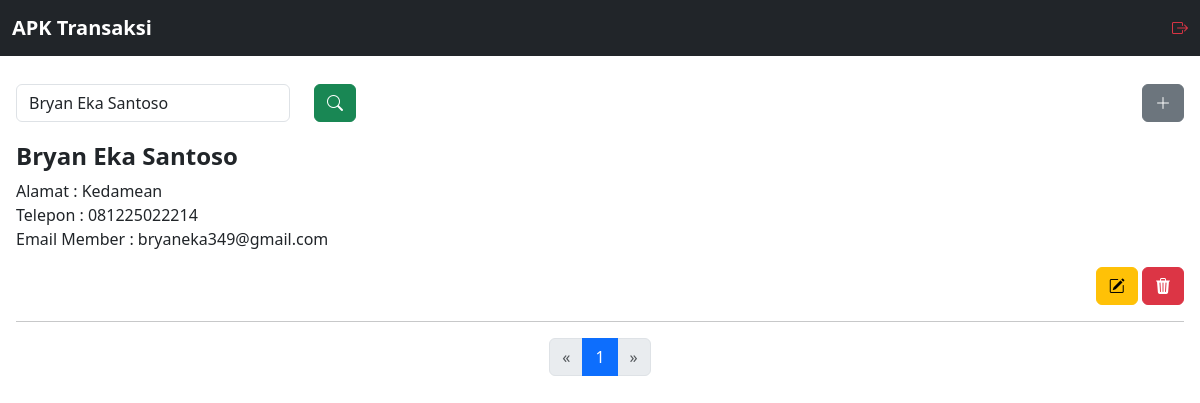
/pelanggan.php?myInput=Bryan Eka Santoso (signed in), run on the app's committed database.
### tables this page shows
CREATE TABLE `member` (
  `id_member` int NOT NULL,
  `nama_member` varchar(99) NOT NULL,
  `alamat_member` varchar(99) DEFAULT NULL,
  `telepon_member` varchar(25) DEFAULT NULL,
  `email_member` varchar(99) DEFAULT NULL
);

### pelanggan.php (the view, shortened to what this page needs)
<?php
require 'backend/function.php';
$recordsPerPage = 2;
$currentPage = 1;
$myInput = '';
if (isset($_GET['myInput'])) {
    $myInput = $_GET['myInput'];
}
$offset = ($currentPage - 1) * $recordsPerPage;
$stmt = mysqli_prepare($conn, "SELECT * FROM member WHERE nama_member LIKE ? ORDER BY id_member DESC LIMIT ?, ?");
$searchParam = "%" . $myInput . "%";
mysqli_stmt_bind_param($stmt, "sii", $searchParam, $offset, $recordsPerPage);
mysqli_stmt_execute($stmt);
$get = mysqli_stmt_get_result($stmt);
$totalRecords = mysqli_num_rows(mysqli_query($conn, "SELECT id_member FROM member WHERE nama_member LIKE '%$myInput%'"));
$totalPages = ceil($totalRecords / $recordsPerPage);
?>
<!DOCTYPE html>
<html lang="en">
  <head>
    <link href="https://cdn.jsdelivr.net/npm/bootstrap@5.3.2/dist/css/bootstrap.min.css" rel="stylesheet" />
    <link rel="stylesheet" href="https://cdn.jsdelivr.net/npm/bootstrap-icons@1.11.1/font/bootstrap-icons.css" />
    <link rel="stylesheet" href="assets/style.css">
  </head>
  <body>
  <?php
    include 'nav.php';
    ?>
    <div class="container-fluid content">
      <div class="row">
        <div class="col-md-3">
        <form action="" method="get">
           <input type="search" class="form-control my-1" name="myInput" value="<?= $myInput ?>" autocomplete="off" placeholder="Cari">
        </div>
        <div class="col-md-9">
          <button type="submit" class="btn btn-success my-1">
            <i class="bi bi-search"></i>
          </button>
          <button type="button" class="btn btn-secondary my-1 float-end" data-bs-toggle="modal" data-bs-target="#PelangganAddModal">
            <i class="bi bi-plus-lg"></i>
                  </button>
        </div>
        </div>
        <div class="row mt-3">
        <div class="col-12">
        <?php
while($pl=mysqli_fetch_assoc($get)){
    $nama_member = $pl['nama_member'];
    $alamat_member = $pl['alamat_member'];
    $telepon_member = $pl['telepon_member'];
    $email_member = $pl['email_member'];
        ?>
        <div class="cari">
          <h4 class="fw-bold"><?=$nama_member;?></h4>
          <p>
          Alamat : <?=$alamat_member;?><br />
          Telepon : <?=$telepon_member;?><br />
          Email Member : <?=$email_member;?><br />
          <div class="mt-1 text-end">
          <button type="button" value="<?= $pl['id_member'];?>" class="EditPelangganBtn btn btn-warning"><i class="bi bi-pencil-square"></i></button>
          <button type="button" value="<?= $pl['id_member'];?>" class="DeletePelangganBtn btn btn-danger"><i class="bi bi-trash3-fill"></i></button>
          </div>
          </p>
          <hr />
          </div>
          <?php }; ?>
                <nav aria-label="Page navigation">
                    <ul class="pagination justify-content-center">
                        <li class="page-item<?= ($currentPage == 1) ? ' disabled' : '' ?>">
                            <a class="page-link" href="?page=<?= $currentPage - 1 ?>&myInput=<?= $myInput ?>" aria-label="Previous">
                                <span aria-hidden="true">&laquo;</span>
                            </a>
                        </li>
                        <?php
                        $startPage = max(1, $currentPage - 2);
                        $endPage = min($totalPages, $currentPage + 2);
                        for ($i = $startPage; $i <= $endPage; $i++) {
                            echo "<li class='page-item" . ($currentPage == $i ? " active" : "") . "'><a class='page-link' href='?page=$i&myInput=$myInput'>$i</a></li>";
                        }
                        ?>
                        <li class="page-item<?= ($currentPage == $totalPages) ? ' disabled' : '' ?>">
                            <a class="page-link" href="?page=<?= $currentPage + 1 ?>&myInput=<?= $myInput ?>" aria-label="Next">
                                <span aria-hidden="true">&raquo;</span>
                            </a>
                        </li>
                    </ul>
                </nav>
        </div>
      </div>
    </div>
  </body>
</html>

### assets/style.css (style rules this page uses)
.content { margin-top: 4rem; padding: 1rem; }

### data on the page
member: nama_member "Bryan Eka Santoso", alamat_member "Kedamean", telepon_member "081225022214", email_member "bryaneka349@gmail.com", $pl['id_member'] 1 (drawn)
